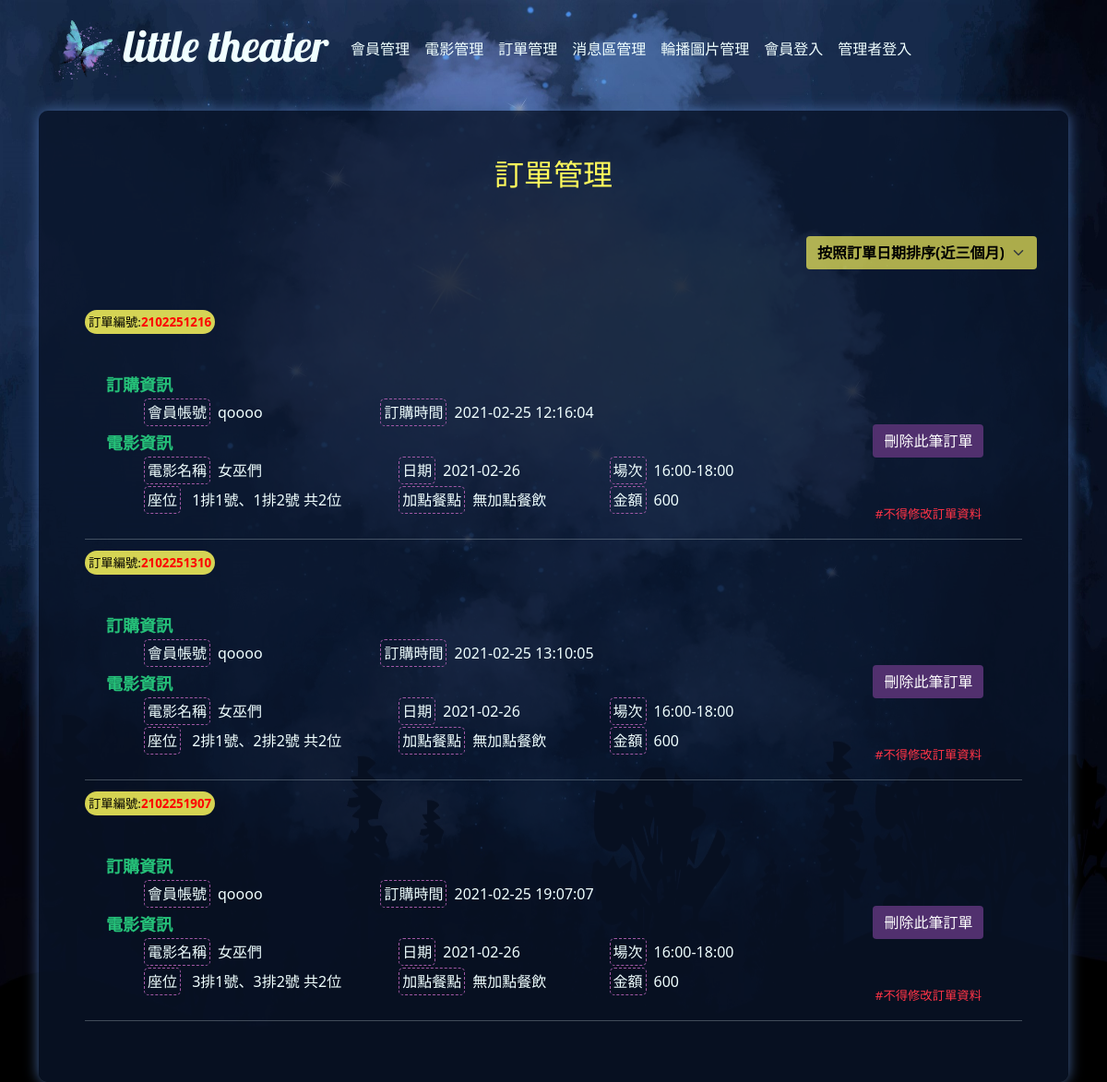
Page /backend.php?do=order on the committed database.
### tables this page shows
CREATE TABLE `theater_order` (
  `id` int(11) UNSIGNED NOT NULL,
  `num` int(11) UNSIGNED NOT NULL,
  `mem` text NOT NULL,
  `movie` text NOT NULL,
  `moviedate` date NOT NULL,
  `session` text NOT NULL,
  `orderdate` date NOT NULL,
  `seat` text NOT NULL,
  `qt` int(2) UNSIGNED NOT NULL,
  `food` text NOT NULL,
  `money` int(11) UNSIGNED NOT NULL,
  `ordertime` time NOT NULL
);

CREATE TABLE `theater_mem` (
  `id` int(11) UNSIGNED NOT NULL,
  `acc` text NOT NULL,
  `pw` text NOT NULL,
  `name` text NOT NULL,
  `email` text NOT NULL,
  `tel` text NOT NULL,
  `heart` int(11) UNSIGNED NOT NULL DEFAULT 0,
  `buycart` int(11) UNSIGNED NOT NULL DEFAULT 0,
  `status` int(1) UNSIGNED NOT NULL DEFAULT 1
);

### base.php (called while the page is built, shortened)
<?php
$sess=[
    1=>'10:00-12:00',
    2=>'12:00-14:00',
    3=>'14:00-16:00',
    4=>'16:00-18:00',
    5=>'18:00-20:00',
    6=>'20:00-22:00',
    7=>'22:00-24:00'
];
$Mem=new DB("theater_mem");
$Order=new DB("theater_order");
Class DB{
    private $dsn="mysql:host=localhost;charset=utf8;dbname=theater";
    private $pdo="";
    private $table="";
    function __construct($table){
        $this->table=$table;
        $this->pdo=new PDO($this->dsn,"root","");
    }
    function find($arr){
        $sql="select * from $this->table ";
        if(is_array($arr)){
            foreach($arr as $k=>$v){
                $tmp[]=sprintf("`%s`='%s'",$k,$v);
            }
            $sql.=" where ".implode(" && ",$tmp);
        }else{
            $sql.=" where `id`='$arr'";
        }
        return $this->pdo->query($sql)->fetch(PDO::FETCH_ASSOC);
    }
    function all(...$arr){
        $sql="select * from $this->table ";
        if(isset($arr[0])){
            if(is_array($arr[0])){
                foreach($arr[0] as $k=>$v){
                    $tmp[]=sprintf("`%s`='%s'",$k,$v);
                }
                $sql.=" where ".implode(" && ",$tmp);
            }else{
                $sql.=$arr[0];
            }
        }
        return $this->pdo->query($sql)->fetchAll();
    }
}

### back/order.php (the view, shortened to what this page needs)
<div id="bb">
<div style="width:100%;text-align:center;position:relative" class="mb-5">
    <h2 style="color: #fffa5c !important">訂單管理</h2>
</div>
<div style="width:100%;text-align:-webkit-right" class="m-3 mb-5">
<select id="type" class="form-select movieselect">
    <option value="bydate_month" <?=(isset($_GET['ordertype']) && $_GET['ordertype']=='bydate_month')?'selected':''?>>按照訂單日期排序(近三個月)</option>
</select>
</div>
<div id="orderblock">
<?php
$thismonth=date('Y-m');
$lastmonth=date('Y-m',strtotime("-1months",strtotime($thismonth)));
$themonthbeforelast=date('Y-m',strtotime("-2months",strtotime($thismonth)));
if(isset($_SESSION['ordertypeSQL'])){
    $allorders=$Order->all($_SESSION['ordertypeSQL']);
    unset($_SESSION['ordertypeSQL']);
}else{
    $allorders=$Order->all(" where `orderdate` like '{$thismonth}%' or `orderdate` like '{$lastmonth}%' or `orderdate` like '{$themonthbeforelast}%' order by `orderdate` and `ordertime`");
}
foreach($allorders as $k=>$o){
?>
<div class="mb-2" id="orderli">
    <span class="p-1">訂單編號:<b style="color:red"><?=$o['num']?></b></span>
</div>
<div style="height:180px;display:flex">
    <div class="p-3" style="width:80%;display:flex;flex-direction:column;">
        <div class="mb-1 ms-1">
            <span style="padding:3px;color:#25c179;font-weight:bolder;important;font-size:large;">訂購資訊</span>
        </div>
        <div style="width:100%;display:flex;" class="mb-2">
            <div class="ms-5" style="width:35%;">
                <span class="border me-2">會員帳號</span><?=$Mem->find($o['mem'])['acc']?>
            </div>
            <div style="width:65%">
                <span class="border me-2">訂購時間</span><?=$o['orderdate']?> <?=$o['ordertime']?>
            </div>
        </div>
        <div class="mb-1 ms-1">
            <span style="padding:3px;color:#25c179;font-weight:bolder;important;font-size:large;">電影資訊</span>
        </div>
        <div style="width:100%;display:flex;" class="mb-2">
            <div class="ms-5" style="width:33%;">
                <span class="border me-2">電影名稱</span><?=$o['movie']?>
            </div>
            <div class="ms-5" style="width:33%;">
                <span class="border me-2">日期</span><?=$o['moviedate']?>
            </div>
            <div style="width:33%">
                <span class="border me-2">場次</span><?=$sess[$o['session']]?>
            </div>
        </div>
        <div style="width:100%;display:flex;">
            <div class="ms-5" style="width:33%;">
                <span class="border me-2">座位</span>
                <?php
                    $tmp=[];
                    foreach(unserialize($o['seat']) as $k=>$s){
                        array_push($tmp,$seattable[$s]);
                    }
                    $seat=implode("、",$tmp);
                    echo $seat;
                    echo ' 共'.$o['qt'].'位';
                ?>
            </div>
            <div class="ms-5" style="width:33%;">
                <span class="border me-2">加點餐點</span><?=(isset($foods))?"{$foods}":"無加點餐飲"?>
            </div>
            <div style="width:33%">
                <span class="border me-2">金額</span><?=$o['money']?>
            </div>
        </div>
    </div>
    <div class="d-flex" style="width:20%;justify-content:center;align-items:center;height:100%;position:relative">
        <input type="button" class="btn btn-primary" value="刪除此筆訂單" onclick="del(<?= $o['id'] ?>,'<?= $o['num'] ?>')">
        <span class="littleTag">#不得修改訂單資料</span>
    </div>
</div>
<hr>
<?php
}?>
</div>
</div>

### css/theater.css (style rules this page uses)
body { margin:0; height:100%; background:transparent url('../others/bg_v3.jpg') center no-repeat ; background-size: 100vw 100%; min-height:100vh; background-attachment: fixed; overflow:visible; overflow-x:hidden; }
input { line-height: 1.5; border-radius: .25rem; user-select: none; }
h2,h3 { color:azure !important; }
#bb { background-color: #09142acc; padding:50px; border-radius: 10px; min-height: 80vh; box-shadow: 0px 0px 15px #43649b; }

### back/order.php (style rules this page uses)
#type { font-weight: 900; color: black; background-color: #5dd19ccc; background-color: #fffa5caa; border: none; width:250px; }
.border { border: 1px #a159a6 dashed !important; border-radius: 5px; padding: 3px; }
#orderblock .btn-primary { background-color: #51306e !important; border: none !important; }
#orderli { width: fit-content; height: 40px; }
#orderli span { background: #fffa5cd4; border-radius: 40px; color: black; font-size: smaller; }
.littleTag { color:#ff3447; position:absolute; bottom:0; font-size: smaller; }

### rows in the picture
theater_order: num "2102251216", mem.acc "qoooo", orderdate "2021-02-25", ordertime "12:16:04", movie "女巫們", moviedate "2021-02-26", session "16:00-18:00", seat "1排1號、1排2號", qt "2", money "600"
theater_order: num "2102251310", mem.acc "qoooo", orderdate "2021-02-25", ordertime "13:10:05", movie "女巫們", moviedate "2021-02-26", session "16:00-18:00", seat "2排1號、2排2號", qt "2", money "600"
theater_order: num "2102251907", mem.acc "qoooo", orderdate "2021-02-25", ordertime "19:07:07", movie "女巫們", moviedate "2021-02-26", session "16:00-18:00", seat "3排1號、3排2號", qt "2", money "600"
